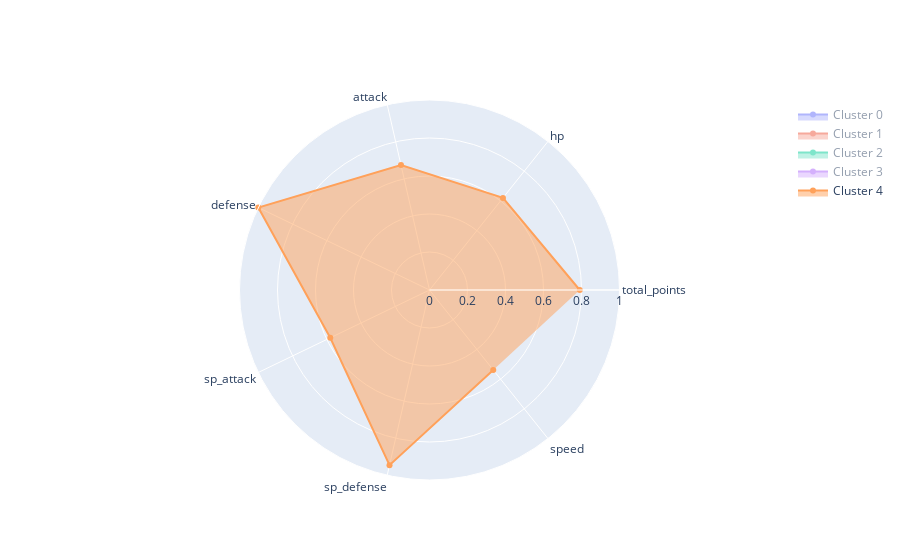

Notebook source saved alongside this figure:
### Code cell
#Radar plot: Attempt to plot as % of max of column

#Plot features (columns) as theta (angle). Use the data grouped by the clusters
angle = mean_df.columns
cluster_list = [0,1,2,3,4]
# 3: Initialize plot/figure
chart = go.Figure()

# Loop over each cluster 
for i in cluster_list:
    # Select column values in df_scaled
    radius = max_df.loc[i].values
    # Plot values
    chart .add_trace(go.Scatterpolar
        (r = radius,
        theta = angle,
        fill = "toself",
        name = f'Cluster {i}'
            )
        )
# Add labels etc
chart.update_layout(
polar=dict (radialaxis = dict(visible = True,range=[0,1])),
showlegend=True
        )

chart.show()

### Figure 1 — Plotly figure (JSON) as saved in the notebook; plotly's stock layout.template omitted (floating-point values rounded to 4 significant figures)
{"data": [{"fill": "toself", "name": "Cluster 0", "r": [0.6762, 0.6, 0.5836, 0.5323, 0.6097, 0.6698, 0.8124], "theta": ["total_points", "hp", "attack", "defense", "sp_attack", "sp_defense", "speed"], "type": "scatterpolar", "visible": "legendonly"}, {"fill": "toself", "name": "Cluster 1", "r": [0.8203, 0.6792, 0.5824, 0.5957, 0.9163, 0.9198, 0.9708], "theta": ["total_points", "hp", "attack", "defense", "sp_attack", "sp_defense", "speed"], "type": "scatterpolar", "visible": "legendonly"}, {"fill": "toself", "name": "Cluster 2", "r": [0.805, 1, 0.7476, 0.6451, 0.6395, 0.7932, 0.6515], "theta": ["total_points", "hp", "attack", "defense", "sp_attack", "sp_defense", "speed"], "type": "scatterpolar", "visible": "legendonly"}, {"fill": "toself", "name": "Cluster 3", "r": [1, 0.7717, 1, 0.794, 1, 1, 1], "theta": ["total_points", "hp", "attack", "defense", "sp_attack", "sp_defense", "speed"], "type": "scatterpolar", "visible": "legendonly"}, {"fill": "toself", "name": "Cluster 4", "r": [0.7908, 0.62, 0.6743, 1, 0.5798, 0.9458, 0.5381], "theta": ["total_points", "hp", "attack", "defense", "sp_attack", "sp_defense", "speed"], "type": "scatterpolar", "visible": true}], "layout": {"autosize": true, "polar": {"angularaxis": {"type": "category"}, "radialaxis": {"autorange": false, "range": [0, 1], "type": "linear", "visible": true}}, "showlegend": true}}
